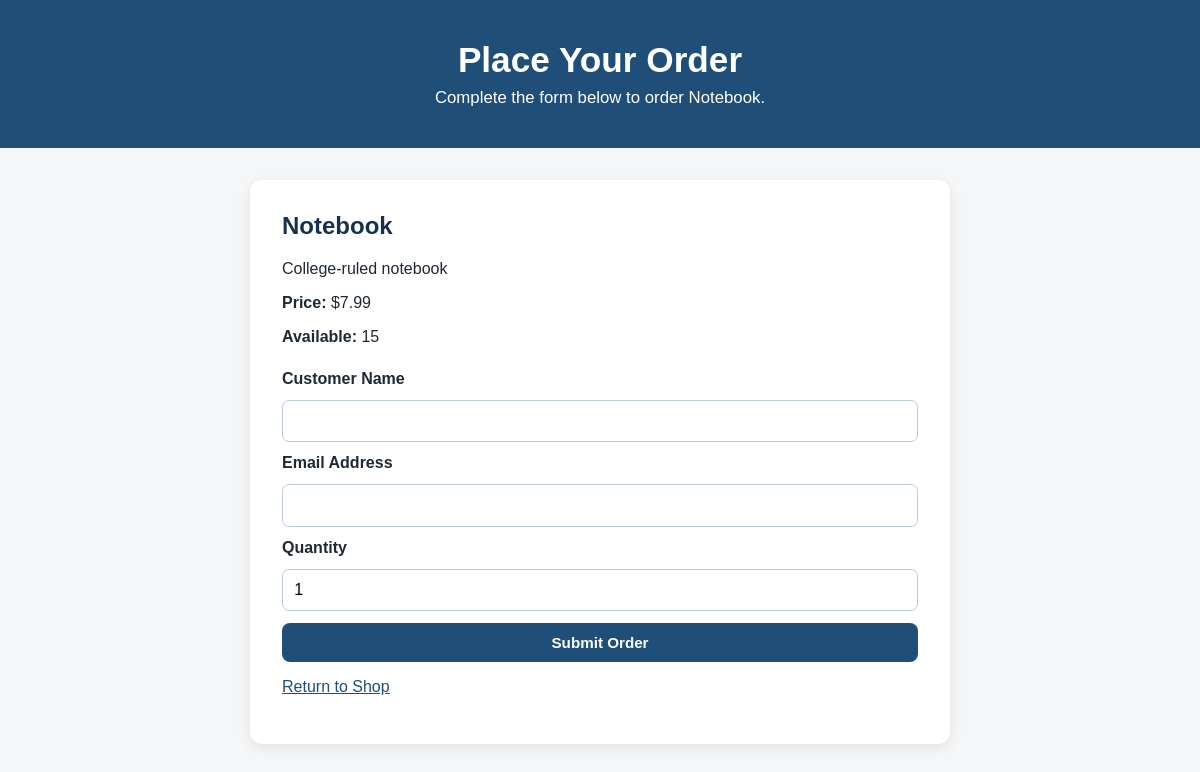
The page /orders/new/1 on the database as committed earlier.
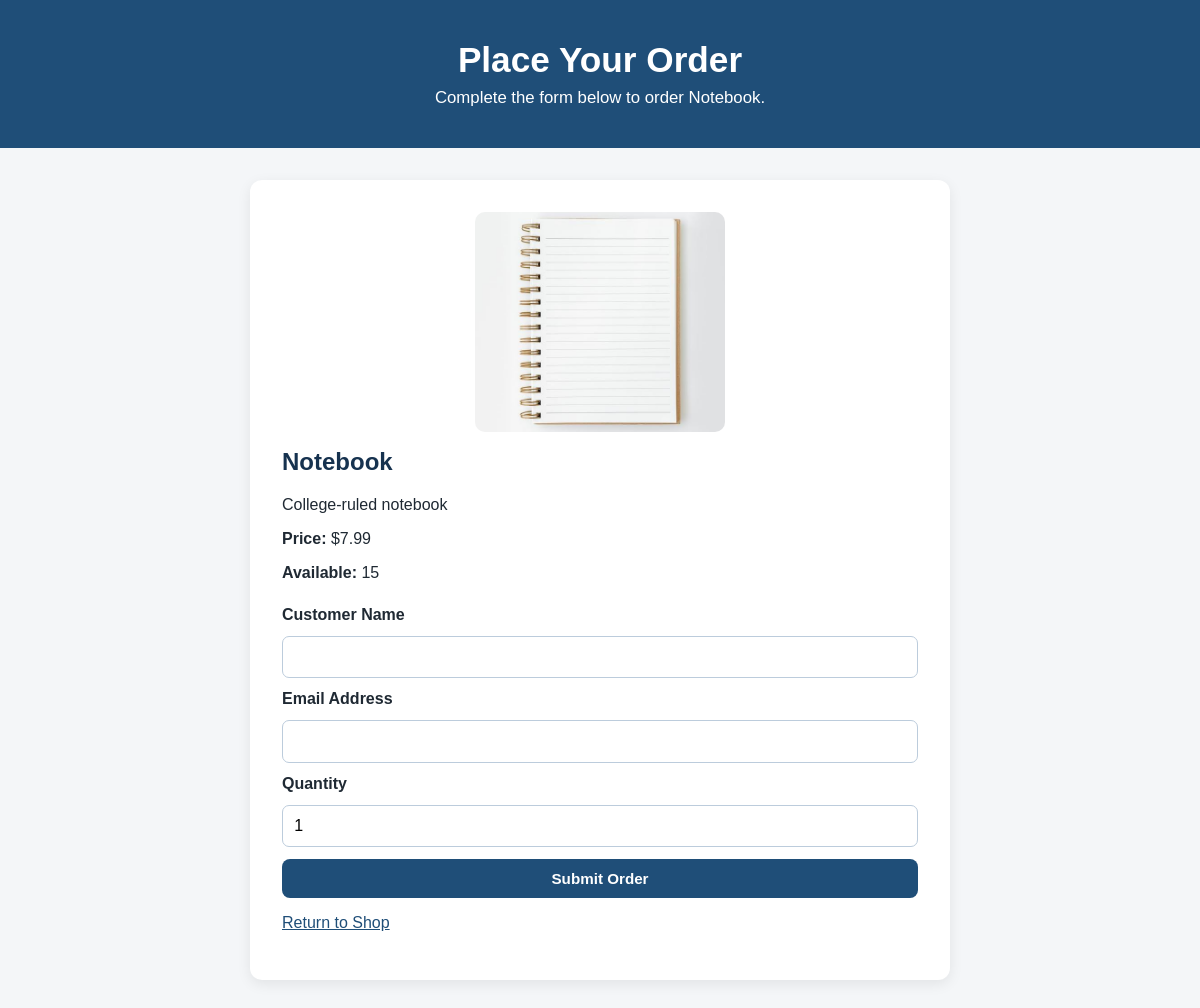
The same page on the database as committed later.
### app/models.py (models this page shows)
class Product(db.Model):
    id = db.Column(db.Integer, primary_key=True)
    name = db.Column(db.String(200), nullable=False)
    description = db.Column(db.Text)
    price = db.Column(db.Float, nullable=False)
    stock = db.Column(db.Integer, default=0)
    image_url = db.Column(db.String(200))
    created_at = db.Column(db.DateTime, default=datetime.utcnow)

### app/routes/orders.py (the view, shortened to what this page needs)
@orders.route("/orders/new/<int:product_id>", methods=["GET", "POST"])
def create_order(product_id):
    product = Product.query.get_or_404(product_id)
    return render_template("new_order.html", product=product)

### app/__init__.py (called while the page is built)
def configure_request_monitoring(app):
    @app.before_request
    def before_request():
        g.start_time = time.perf_counter()
    @app.after_request
    def after_request(response):
        elapsed = time.perf_counter() - g.start_time
        app.logger.info(
            "%s %s | %s | %.4fs | %s",
            request.method,
            request.path,
            response.status_code,
            elapsed,
            request.remote_addr,
        )
        return response

def configure_security_headers(app):
    @app.after_request
    def add_security_headers(response):
        response.headers["X-Content-Type-Options"] = "nosniff"
        response.headers["X-Frame-Options"] = "SAMEORIGIN"
        response.headers["Referrer-Policy"] = "strict-origin-when-cross-origin"
        response.headers["Permissions-Policy"] = (
            "camera=(), microphone=(), geolocation=()"
        )
        return response

### app/templates/new_order.html (shortened to what this page needs)
<!DOCTYPE html>
<html lang="en">
<head>
    <link
        rel="stylesheet"
        href="{{ url_for('static', filename='css/styles.css') }}"
    >
</head>
<body>
    <header>
        <h1>Place Your Order</h1>
        <p>Complete the form below to order {{ product.name }}.</p>
    </header>
    <main class="order-page">
        <section class="order-card">
            {% if product.image_url %}
                {% if product.image_url.startswith("http") %}
                    <img
                        src="{{ product.image_url }}"
                        alt="{{ product.name }}"
                        width="250"
                    >
                {% else %}
                    <img
                        src="{{ url_for('static', filename='images/' + product.image_url) }}"
                        alt="{{ product.name }}"
                        width="250"
                    >
                {% endif %}
            {% endif %}
            <h2>{{ product.name }}</h2>
            <p>{{ product.description }}</p>
            <p>
                <strong>Price:</strong>
                ${{ "%.2f"|format(product.price) }}
            </p>
            <p>
                <strong>Available:</strong>
                {{ product.stock }}
            </p>
            {% if product.stock > 0 %}
                <form method="POST">
                    <label for="customer_name">Customer Name</label>
                    <input
                        type="text"
                        id="customer_name"
                        name="customer_name"
                        required
                    >
                    <label for="customer_email">Email Address</label>
                    <input
                        type="email"
                        id="customer_email"
                        name="customer_email"
                        required
                    >
                    <label for="quantity">Quantity</label>
                    <input
                        type="number"
                        id="quantity"
                        name="quantity"
                        min="1"
                        max="{{ product.stock }}"
                        value="1"
                        required
                    >
                    <button type="submit">Submit Order</button>
                </form>
            {% else %}
                <p><strong>This product is currently out of stock.</strong></p>
            {% endif %}
            <p>
                <a href="{{ url_for('products.product_listing') }}">
                    Return to Shop
                </a>
            </p>
        </section>
    </main>
</body>
</html>

Rows that differ between the two databases and show on the page:
changed Product "Notebook": image_url: picture added
